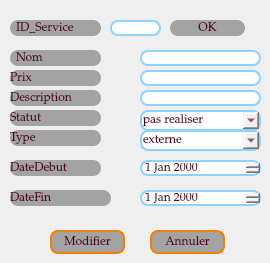
           <widget class="QWidget" name="tab_2">
            <attribute name="title">
             <string>Mise a Jour</string>
            </attribute>
            <widget class="QPushButton" name="pushButton_annuler_2">
             <property name="geometry">
              <rect>
               <x>150</x>
               <y>230</y>
               <width>75</width>
               <height>24</height>
              </rect>
             </property>
             <property name="styleSheet">
              <string notr="true">background-color:#A3A3A3;
color: rgb(86, 1, 38);
padding: 1px;
border-style: solid;
border: 2px solid #f77f00;
border-radius: 8px;
font-size: 12px;
font-family: Palatino Linotype;</string>
             </property>
             <property name="text">
              <string>Annuler</string>
             </property>
            </widget>
            <widget class="QPushButton" name="pushButton_ok">
             <property name="geometry">
              <rect>
               <x>170</x>
               <y>20</y>
               <width>75</width>
               <height>16</height>
              </rect>
             </property>
             <property name="styleSheet">
              <string notr="true">background-color:#A3A3A3;
color: rgb(86, 1, 38);
border-radius: 8px;
font-size: 12px;
font-family: Palatino Linotype;
border:none;</string>
             </property>
             <property name="text">
              <string>OK</string>
             </property>
            </widget>
            <widget class="QLineEdit" name="le_modif_id_ser">
             <property name="geometry">
              <rect>
               <x>110</x>
               <y>20</y>
               <width>51</width>
               <height>16</height>
              </rect>
             </property>
             <property name="styleSheet">
              <string notr="true">
color: rgb(86, 1, 38);
padding: 1px;
border-style: solid;
border: 2px solid #8ed2ff;
border-radius: 8px;
font-size: 12px;
font-family: Palatino Linotype;</string>
             </property>
             <property name="text">
              <string/>
             </property>
            </widget>
            <widget class="QPushButton" name="pushButton_modifier">
             <property name="geometry">
              <rect>
               <x>50</x>
               <y>230</y>
               <width>75</width>
               <height>24</height>
              </rect>
             </property>
             <property name="styleSheet">
              <string notr="true">background-color:#A3A3A3;
color: rgb(86, 1, 38);
padding: 1px;
border-style: solid;
border: 2px solid #f77f00;
border-radius: 8px;
font-size: 12px;
font-family: Palatino Linotype;
</string>
             </property>
             <property name="text">
              <string>Modifier</string>
             </property>
            </widget>
            <widget class="QLabel" name="label_id_2">
             <property name="geometry">
              <rect>
               <x>10</x>
               <y>20</y>
               <width>91</width>
               <height>16</height>
              </rect>
             </property>
             <property name="styleSheet">
              <string notr="true">background-color:#A3A3A3;
color: rgb(86, 1, 38);
border-radius: 8px;
font-size: 12px;
font-family: Palatino Linotype;</string>
             </property>
             <property name="text">
              <string>  ID_Service</string>
             </property>
            </widget>
            <widget class="QLabel" name="label_nom_2">
             <property name="geometry">
              <rect>
               <x>10</x>
               <y>50</y>
               <width>91</width>
               <height>16</height>
              </rect>
             </property>
             <property name="styleSheet">
              <string notr="true">background-color:#A3A3A3;
color: rgb(86, 1, 38);
border-radius: 8px;
font-size: 12px;
font-family: Palatino Linotype;</string>
             </property>
             <property name="text">
              <string>  Nom</string>
             </property>
            </widget>
            <widget class="QLabel" name="label_description_2">
             <property name="geometry">
              <rect>
               <x>10</x>
               <y>70</y>
               <width>91</width>
               <height>16</height>
              </rect>
             </property>
             <property name="styleSheet">
              <string notr="true">background-color:#A3A3A3;
color: rgb(86, 1, 38);
border-radius: 8px;
font-size: 12px;
font-family: Palatino Linotype;</string>
             </property>
             <property name="text">
              <string>Prix</string>
             </property>
            </widget>
            <widget class="QLabel" name="label_type_2">
             <property name="geometry">
              <rect>
               <x>10</x>
               <y>90</y>
               <width>91</width>
               <height>16</height>
              </rect>
             </property>
             <property name="styleSheet">
              <string notr="true">background-color:#A3A3A3;
color: rgb(86, 1, 38);
border-radius: 8px;
font-size: 12px;
font-family: Palatino Linotype;</string>
             </property>
             <property name="text">
              <string>Description</string>
             </property>
            </widget>
            <widget class="QLabel" name="label_lieu_2">
             <property name="geometry">
              <rect>
               <x>10</x>
               <y>110</y>
               <width>91</width>
               <height>16</height>
              </rect>
             </property>
             <property name="styleSheet">
              <string notr="true">background-color:#A3A3A3;
color: rgb(86, 1, 38);
border-radius: 8px;
font-size: 12px;
font-family: Palatino Linotype;</string>
             </property>
             <property name="text">
              <string>Statut</string>
             </property>
            </widget>
            <widget class="QLabel" name="label_date">
             <property name="geometry">
              <rect>
               <x>10</x>
               <y>160</y>
               <width>91</width>
               <height>16</height>
              </rect>
             </property>
             <property name="styleSheet">
              <string notr="true">background-color:#A3A3A3;
color: rgb(86, 1, 38);
border-radius: 8px;
font-size: 12px;
font-family: Palatino Linotype;</string>
             </property>
             <property name="text">
              <string>DateDebut</string>
             </property>
            </widget>
            <widget class="QLabel" name="label_time">
             <property name="geometry">
              <rect>
               <x>10</x>
               <y>190</y>
               <width>101</width>
               <height>16</height>
              </rect>
             </property>
             <property name="styleSheet">
              <string notr="true">background-color:#A3A3A3;
color: rgb(86, 1, 38);
border-radius: 8px;
font-size: 12px;
font-family: Palatino Linotype;</string>
             </property>
             <property name="text">
              <string>DateFin</string>
             </property>
            </widget>
            <widget class="QLineEdit" name="le_modif_nom">
             <property name="geometry">
              <rect>
               <x>140</x>
               <y>50</y>
               <width>121</width>
               <height>16</height>
              </rect>
             </property>
             <property name="styleSheet">
              <string notr="true">padding: 1px;
border-style: solid;
border: 2px solid #8ed2ff;
border-radius: 8px;
font-size: 12px;
font-family: Palatino Linotype;
color: rgb(86, 1, 38);</string>
             </property>
             <property name="text">
              <string/>
             </property>
            </widget>
            <widget class="QLineEdit" name="le_modif_prix">
             <property name="geometry">
              <rect>
               <x>140</x>
               <y>70</y>
               <width>121</width>
               <height>16</height>
              </rect>
             </property>
             <property name="styleSheet">
              <string notr="true">padding: 1px;
border-style: solid;
border: 2px solid #8ed2ff;
border-radius: 8px;
font-size: 12px;
font-family: Palatino Linotype;
color: rgb(86, 1, 38);</string>
             </property>
             <property name="text">
              <string/>
             </property>
            </widget>
            <widget class="QDateEdit" name="le_modif_dated_date">
             <property name="geometry">
              <rect>
               <x>140</x>
               <y>160</y>
               <width>121</width>
               <height>16</height>
              </rect>
             </property>
             <property name="styleSheet">
              <string notr="true">padding: 1px;
color: rgb(86, 1, 38);
border-style: solid;
border: 2px solid  #8ed2ff;
border-radius: 8px;
font-size: 12px;
font-family: Palatino Linotype;</string>
             </property>
            </widget>
            <widget class="QDateEdit" name="le_modif_datef_date">
             <property name="geometry">
              <rect>
               <x>140</x>
               <y>190</y>
               <width>121</width>
               <height>16</height>
              </rect>
             </property>
             <property name="styleSheet">
              <string notr="true">padding: 1px;
color: rgb(86, 1, 38);
border-style: solid;
border: 2px solid  #8ed2ff;
border-radius: 8px;
font-size: 12px;
font-family: Palatino Linotype;</string>
             </property>
            </widget>
            <widget class="QLineEdit" name="le_modif_descrip">
             <property name="geometry">
              <rect>
               <x>140</x>
               <y>90</y>
               <width>121</width>
               <height>16</height>
              </rect>
             </property>
             <property name="styleSheet">
              <string notr="true">padding: 1px;
border-style: solid;
border: 2px solid  #8ed2ff;
border-radius: 8px;
font-size: 12px;
font-family: Palatino Linotype;
color: rgb(86, 1, 38);</string>
             </property>
             <property name="text">
              <string/>
             </property>
            </widget>
            <widget class="QLabel" name="label_lieu_3">
             <property name="geometry">
              <rect>
               <x>10</x>
               <y>130</y>
               <width>91</width>
               <height>16</height>
              </rect>
             </property>
             <property name="styleSheet">
              <string notr="true">background-color:#A3A3A3;
color: rgb(86, 1, 38);
border-radius: 8px;
font-size: 12px;
font-family: Palatino Linotype;</string>
             </property>
             <property name="text">
              <string>Type</string>
             </property>
            </widget>
            <widget class="QComboBox" name="le_modif_type">
             <property name="geometry">
              <rect>
               <x>140</x>
               <y>130</y>
               <width>121</width>
               <height>21</height>
              </rect>
             </property>
             <property name="styleSheet">
              <string notr="true">padding: 1px;
border-style: solid;
border: 2px solid #8ed2ff;
border-radius: 8px;
font-size: 12px;
font-family: Palatino Linotype;
color: rgb(86, 1, 38);</string>
             </property>
             <item>
              <property name="text">
               <string>externe</string>
              </property>
             </item>
             <item>
              <property name="text">
               <string>interne</string>
              </property>
             </item>
            </widget>
            <widget class="QComboBox" name="le_modif_statut">
             <property name="geometry">
              <rect>
               <x>140</x>
               <y>110</y>
               <width>121</width>
               <height>21</height>
              </rect>
             </property>
             <property name="styleSheet">
              <string notr="true">padding: 1px;
border-style: solid;
border: 2px solid #8ed2ff;
border-radius: 8px;
font-size: 12px;
font-family: Palatino Linotype;
color: rgb(86, 1, 38);</string>
             </property>
             <item>
              <property name="text">
               <string>pas realiser</string>
              </property>
             </item>
             <item>
              <property name="text">
               <string>en cours</string>
              </property>
             </item>
             <item>
              <property name="text">
               <string>realisé</string>
              </property>
             </item>
            </widget>
           </widget>
